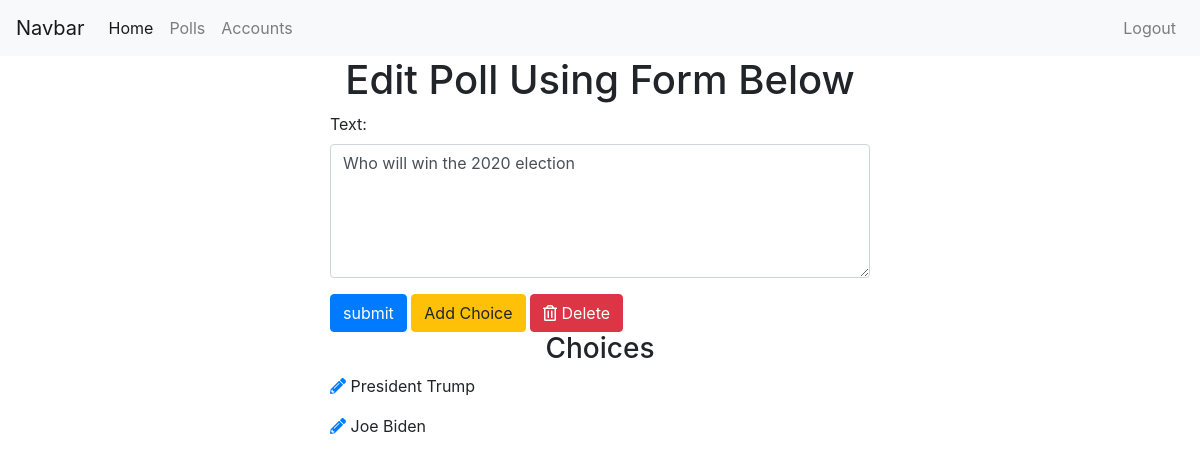
Screenshot of /polls/edit/15/ (signed in) with the database file from the repository.
### polls/models.py (models this page shows, shortened)
class Poll(models.Model):
    owner = models.ForeignKey(User, on_delete=models.CASCADE, default=1)
    text = models.CharField(max_length=255)
    pub_date = models.DateField()

class Choice(models.Model):
    poll = models.ForeignKey(Poll, on_delete=models.CASCADE)
    choice_text = models.CharField(max_length=255)

### polls/views.py (the view)
# urls.py: path('edit/<int:poll_id>/', views.edit_poll, name='edit_poll'),
@login_required
def edit_poll(request, poll_id):
    poll = get_object_or_404(Poll, id=poll_id)
    if request.user != poll.owner:
        return redirect('/')
    if request.method == "POST":
        form = EditPollForm(request.POST, instance=poll)
        if form.is_valid():
            form.save()
            messages.success(
                            request,
                            'Poll Edit Successfully',
                            extra_tags='alert alert-success alert-dismissible fade show'
                            )
            return redirect('polls:list')
    else:
        form = EditPollForm(instance=poll)
    return render(request, 'polls/edit_poll.html', {'form': form, 'poll':poll})

### polls/forms.py
class EditPollForm(forms.ModelForm):
    class Meta:
        model = Poll
        fields = ['text']
        widgets = {
            'text': forms.Textarea(attrs={"class":"form-control", "rows": 5, "cols": 20})
        }

### polls/templates/polls/edit_poll.html (shortened to what this page needs)
{% extends 'base.html' %}
{% block content %}
<div class="container">
  <h1 class='text-center'>Edit Poll Using Form Below</h1>
  <div class="row">
    <div class="col-sm-6 offset-sm-3">
      <form action="" method="post">
        {% for field in form %}
        <div class="form-group">
          {{ field.label_tag }}
          {{ field }}
        </div>
        {% endfor %}
        <input type="submit" value="submit" class='btn btn-primary'>
        <a href="{% url 'polls:add_choice' poll.id %}" class='btn btn-warning'>Add Choice</a>
        <a href="{% url 'polls:poll_confirm_delete' poll.id %}"
            class='btn btn-danger'>
            <i class="far fa-trash-alt"></i> Delete
        </a>
      </form>
    <h3 class='text-center'>Choices</h3>
    {% for choice in poll.choice_set.all %}
      <p><a href="{% url 'polls:edit_choice' choice.id %}"><i class="fas fa-pencil-alt"></i></a> {{choice.choice_text}}</p>
    {% endfor %}
    </div>
  </div>
</div>
{% endblock %}

### rows the page displays
Poll: form "Who will win the 2020 election"
Choice: choice_text "President Trump"
Choice: choice_text "Joe Biden"

### other values shown
{{ field.label_tag }} "Text:"
